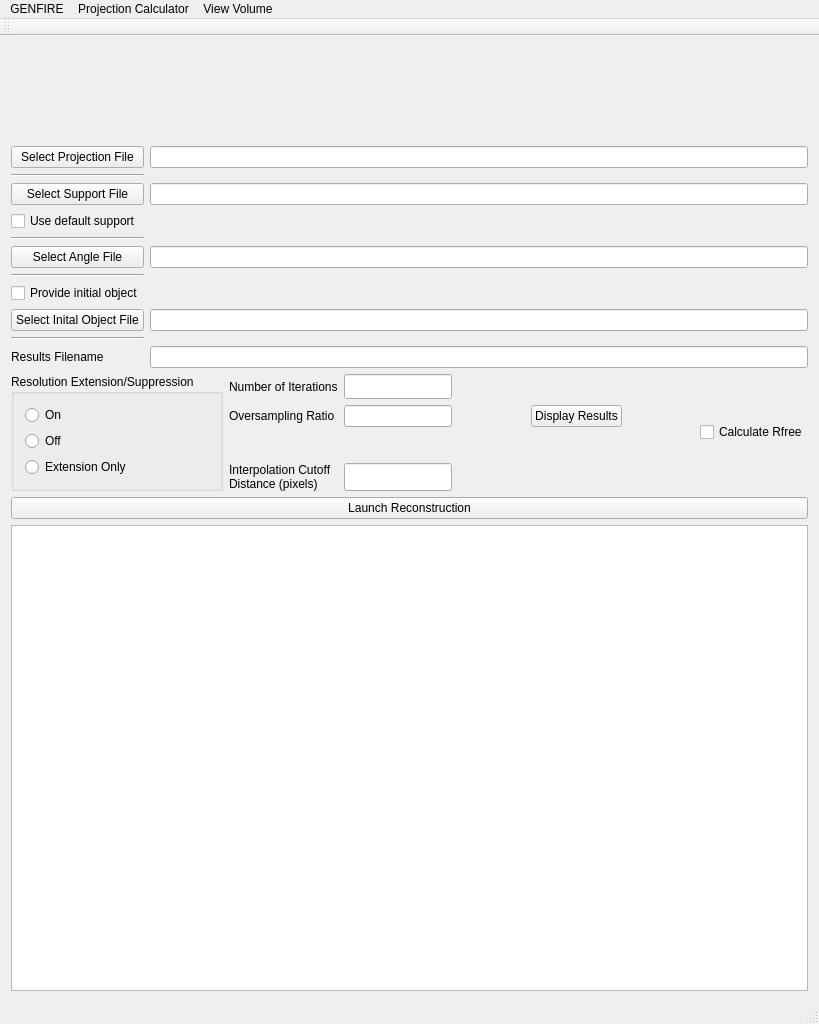
<?xml version="1.0" encoding="UTF-8"?>
<ui version="4.0">
 <class>GENFIRE_MainWindow</class>
 <widget class="QMainWindow" name="GENFIRE_MainWindow">
  <property name="geometry">
   <rect>
    <x>0</x>
    <y>0</y>
    <width>819</width>
    <height>1024</height>
   </rect>
  </property>
  <property name="windowTitle">
   <string>GENFIRE</string>
  </property>
  <widget class="QWidget" name="centralWidget">
   <layout class="QVBoxLayout" name="verticalLayout_4">
    <item>
     <layout class="QHBoxLayout" name="horizontalLayout_3">
      <item>
       <spacer name="horizontalSpacer">
        <property name="orientation">
         <enum>Qt::Horizontal</enum>
        </property>
        <property name="sizeHint" stdset="0">
         <size>
          <width>40</width>
          <height>20</height>
         </size>
        </property>
       </spacer>
      </item>
      <item>
       <widget class="QWidget" name="widget" native="true">
        <property name="minimumSize">
         <size>
          <width>512</width>
          <height>93</height>
         </size>
        </property>
        <property name="styleSheet">
         <string notr="true">background-image: url(:/GENFIRE.png)</string>
        </property>
       </widget>
      </item>
      <item>
       <spacer name="horizontalSpacer_4">
        <property name="orientation">
         <enum>Qt::Horizontal</enum>
        </property>
        <property name="sizeHint" stdset="0">
         <size>
          <width>40</width>
          <height>20</height>
         </size>
        </property>
       </spacer>
      </item>
     </layout>
    </item>
    <item>
     <layout class="QVBoxLayout" name="verticalLayout_3">
      <item>
       <layout class="QGridLayout" name="gridLayout">
        <item row="11" column="0">
         <widget class="QLabel" name="label_4">
          <property name="text">
           <string>Results Filename</string>
          </property>
         </widget>
        </item>
        <item row="9" column="0">
         <widget class="Line" name="line_4">
          <property name="orientation">
           <enum>Qt::Horizontal</enum>
          </property>
         </widget>
        </item>
        <item row="5" column="2">
         <widget class="QLineEdit" name="lineEdit_angle"/>
        </item>
        <item row="7" column="0">
         <widget class="QCheckBox" name="checkBox_provide_io">
          <property name="text">
           <string>Provide initial object</string>
          </property>
         </widget>
        </item>
        <item row="5" column="0">
         <widget class="QPushButton" name="btn_angles">
          <property name="text">
           <string>Select Angle File</string>
          </property>
         </widget>
        </item>
        <item row="1" column="0">
         <widget class="Line" name="line">
          <property name="orientation">
           <enum>Qt::Horizontal</enum>
          </property>
         </widget>
        </item>
        <item row="6" column="0">
         <widget class="Line" name="line_3">
          <property name="orientation">
           <enum>Qt::Horizontal</enum>
          </property>
         </widget>
        </item>
        <item row="4" column="0">
         <widget class="Line" name="line_2">
          <property name="orientation">
           <enum>Qt::Horizontal</enum>
          </property>
         </widget>
        </item>
        <item row="3" column="0">
         <widget class="QCheckBox" name="checkBox_default_support">
          <property name="text">
           <string>Use default support</string>
          </property>
         </widget>
        </item>
        <item row="0" column="2">
         <widget class="QLineEdit" name="lineEdit_pj"/>
        </item>
        <item row="8" column="0">
         <widget class="QPushButton" name="btn_io">
          <property name="text">
           <string>Select Inital Object File</string>
          </property>
         </widget>
        </item>
        <item row="2" column="2">
         <widget class="QLineEdit" name="lineEdit_support"/>
        </item>
        <item row="2" column="0">
         <widget class="QPushButton" name="btn_support">
          <property name="text">
           <string>Select Support File</string>
          </property>
         </widget>
        </item>
        <item row="12" column="0">
         <layout class="QHBoxLayout" name="horizontalLayout"/>
        </item>
        <item row="8" column="2">
         <widget class="QLineEdit" name="lineEdit_io"/>
        </item>
        <item row="11" column="2">
         <widget class="QLineEdit" name="lineEdit_results"/>
        </item>
        <item row="0" column="0">
         <widget class="QPushButton" name="btn_projections">
          <property name="text">
           <string>Select Projection File</string>
          </property>
         </widget>
        </item>
       </layout>
      </item>
      <item>
       <layout class="QHBoxLayout" name="horizontalLayout_2">
        <item>
         <widget class="QGroupBox" name="groupBox">
          <property name="title">
           <string>Resolution Extension/Suppression</string>
          </property>
          <layout class="QVBoxLayout" name="verticalLayout">
           <item>
            <widget class="QRadioButton" name="radioButton_on">
             <property name="text">
              <string>On</string>
             </property>
            </widget>
           </item>
           <item>
            <widget class="QRadioButton" name="radioButton_off">
             <property name="text">
              <string>Off</string>
             </property>
            </widget>
           </item>
           <item>
            <widget class="QRadioButton" name="radioButton_extension">
             <property name="text">
              <string>Extension Only</string>
             </property>
            </widget>
           </item>
          </layout>
         </widget>
        </item>
        <item>
         <layout class="QGridLayout" name="gridLayout_2">
          <item row="1" column="2">
           <spacer name="horizontalSpacer_3">
            <property name="orientation">
             <enum>Qt::Horizontal</enum>
            </property>
            <property name="sizeHint" stdset="0">
             <size>
              <width>40</width>
              <height>20</height>
             </size>
            </property>
           </spacer>
          </item>
          <item row="1" column="0">
           <widget class="QLabel" name="label_2">
            <property name="text">
             <string>Oversampling Ratio</string>
            </property>
           </widget>
          </item>
          <item row="3" column="0">
           <widget class="QLabel" name="label_3">
            <property name="text">
             <string>Interpolation Cutoff Distance (pixels)</string>
            </property>
            <property name="wordWrap">
             <bool>true</bool>
            </property>
           </widget>
          </item>
          <item row="1" column="1">
           <widget class="QLineEdit" name="lineEdit_oversamplingRatio">
            <property name="sizePolicy">
             <sizepolicy hsizetype="Minimum" vsizetype="Minimum">
              <horstretch>0</horstretch>
              <verstretch>0</verstretch>
             </sizepolicy>
            </property>
            <property name="alignment">
             <set>Qt::AlignRight|Qt::AlignTrailing|Qt::AlignVCenter</set>
            </property>
           </widget>
          </item>
          <item row="0" column="0">
           <widget class="QLabel" name="label">
            <property name="text">
             <string>Number of Iterations</string>
            </property>
            <property name="wordWrap">
             <bool>false</bool>
            </property>
           </widget>
          </item>
          <item row="3" column="1">
           <widget class="QLineEdit" name="lineEdit_interpolationCutoffDistance">
            <property name="sizePolicy">
             <sizepolicy hsizetype="Minimum" vsizetype="Minimum">
              <horstretch>0</horstretch>
              <verstretch>0</verstretch>
             </sizepolicy>
            </property>
            <property name="alignment">
             <set>Qt::AlignRight|Qt::AlignTrailing|Qt::AlignVCenter</set>
            </property>
           </widget>
          </item>
          <item row="0" column="1">
           <widget class="QLineEdit" name="lineEdit_numIterations">
            <property name="sizePolicy">
             <sizepolicy hsizetype="Minimum" vsizetype="Minimum">
              <horstretch>0</horstretch>
              <verstretch>0</verstretch>
             </sizepolicy>
            </property>
            <property name="alignment">
             <set>Qt::AlignRight|Qt::AlignTrailing|Qt::AlignVCenter</set>
            </property>
           </widget>
          </item>
          <item row="1" column="4">
           <spacer name="horizontalSpacer_2">
            <property name="orientation">
             <enum>Qt::Horizontal</enum>
            </property>
            <property name="sizeHint" stdset="0">
             <size>
              <width>40</width>
              <height>20</height>
             </size>
            </property>
           </spacer>
          </item>
          <item row="0" column="5" rowspan="4">
           <layout class="QGridLayout" name="gridLayout_3">
            <item row="0" column="0">
             <widget class="QCheckBox" name="checkBox_rfree">
              <property name="text">
               <string>Calculate Rfree</string>
              </property>
             </widget>
            </item>
           </layout>
          </item>
          <item row="1" column="3">
           <widget class="QPushButton" name="btn_displayResults">
            <property name="text">
             <string>Display Results</string>
            </property>
           </widget>
          </item>
         </layout>
        </item>
       </layout>
      </item>
     </layout>
    </item>
    <item>
     <widget class="QPushButton" name="btn_reconstruct">
      <property name="text">
       <string>Launch Reconstruction</string>
      </property>
     </widget>
    </item>
    <item>
     <layout class="QVBoxLayout" name="verticalLayout_2">
      <item>
       <widget class="QTextEdit" name="log">
        <property name="minimumSize">
         <size>
          <width>100</width>
          <height>0</height>
         </size>
        </property>
       </widget>
      </item>
     </layout>
    </item>
   </layout>
  </widget>
  <widget class="QMenuBar" name="menuBar">
   <property name="geometry">
    <rect>
     <x>0</x>
     <y>0</y>
     <width>819</width>
     <height>22</height>
    </rect>
   </property>
   <widget class="QMenu" name="menuGENFIRE">
    <property name="title">
     <string>GENFIRE</string>
    </property>
   </widget>
   <widget class="QMenu" name="menuTools">
    <property name="title">
     <string>Projection Calculator</string>
    </property>
    <addaction name="action_Create_Support"/>
   </widget>
   <widget class="QMenu" name="menuView_Volume">
    <property name="title">
     <string>View Volume</string>
    </property>
    <addaction name="action_Volume_Slicer"/>
   </widget>
   <addaction name="menuGENFIRE"/>
   <addaction name="menuTools"/>
   <addaction name="menuView_Volume"/>
  </widget>
  <widget class="QToolBar" name="mainToolBar">
   <attribute name="toolBarArea">
    <enum>TopToolBarArea</enum>
   </attribute>
   <attribute name="toolBarBreak">
    <bool>false</bool>
   </attribute>
  </widget>
  <widget class="QStatusBar" name="statusBar"/>
  <action name="action_Create_Support">
   <property name="text">
    <string>Projection Calculator</string>
   </property>
  </action>
  <action name="action_Volume_Slicer">
   <property name="text">
    <string>Volume Slicer</string>
   </property>
  </action>
 </widget>
 <layoutdefault spacing="6" margin="11"/>
 <tabstops>
  <tabstop>lineEdit_pj</tabstop>
  <tabstop>lineEdit_support</tabstop>
  <tabstop>lineEdit_angle</tabstop>
  <tabstop>lineEdit_io</tabstop>
  <tabstop>lineEdit_numIterations</tabstop>
  <tabstop>lineEdit_oversamplingRatio</tabstop>
  <tabstop>lineEdit_interpolationCutoffDistance</tabstop>
  <tabstop>radioButton_on</tabstop>
  <tabstop>radioButton_off</tabstop>
  <tabstop>radioButton_extension</tabstop>
  <tabstop>btn_angles</tabstop>
  <tabstop>btn_io</tabstop>
  <tabstop>btn_projections</tabstop>
  <tabstop>btn_support</tabstop>
 </tabstops>
 <resources/>
 <connections/>
</ui>
